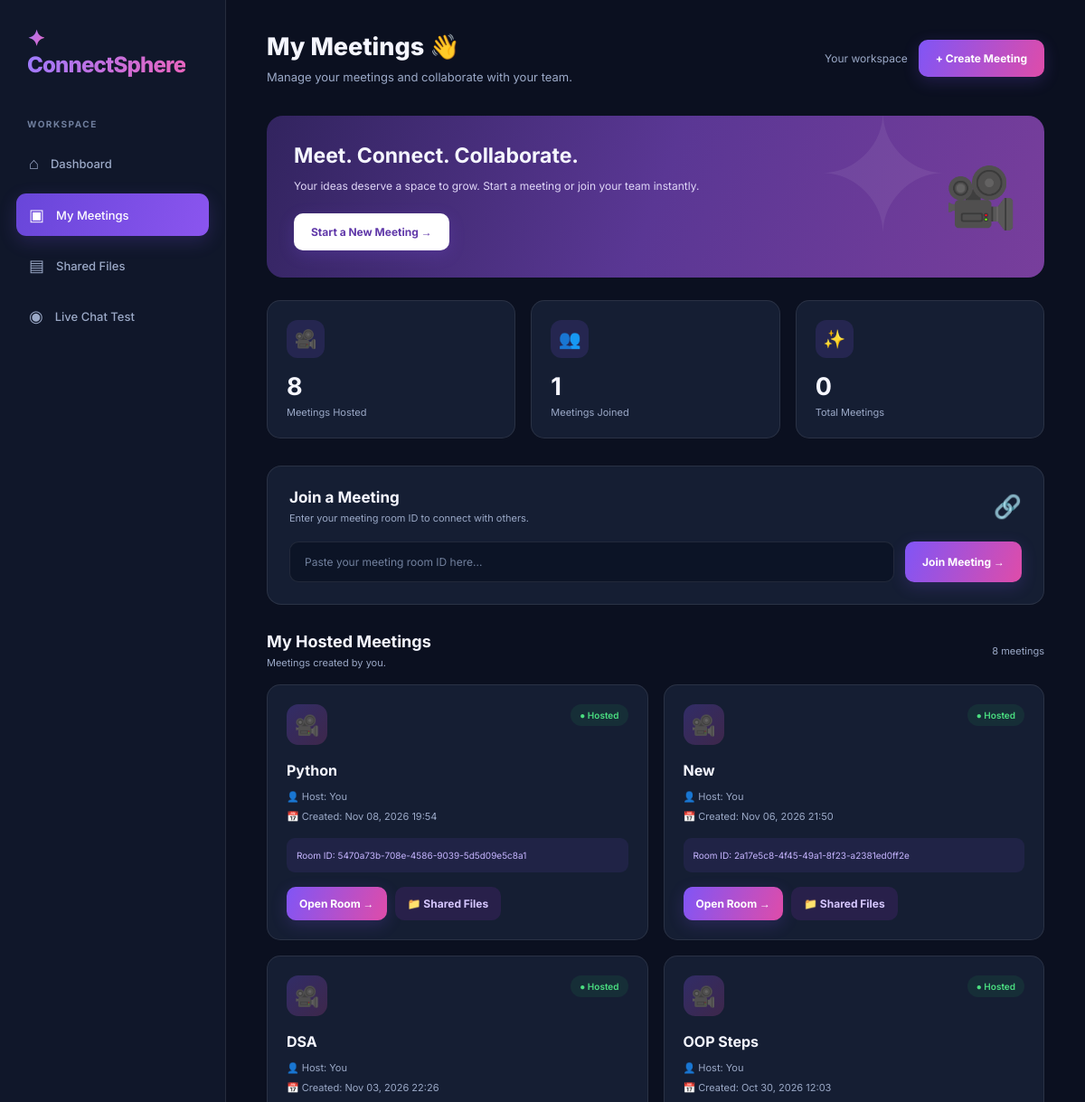
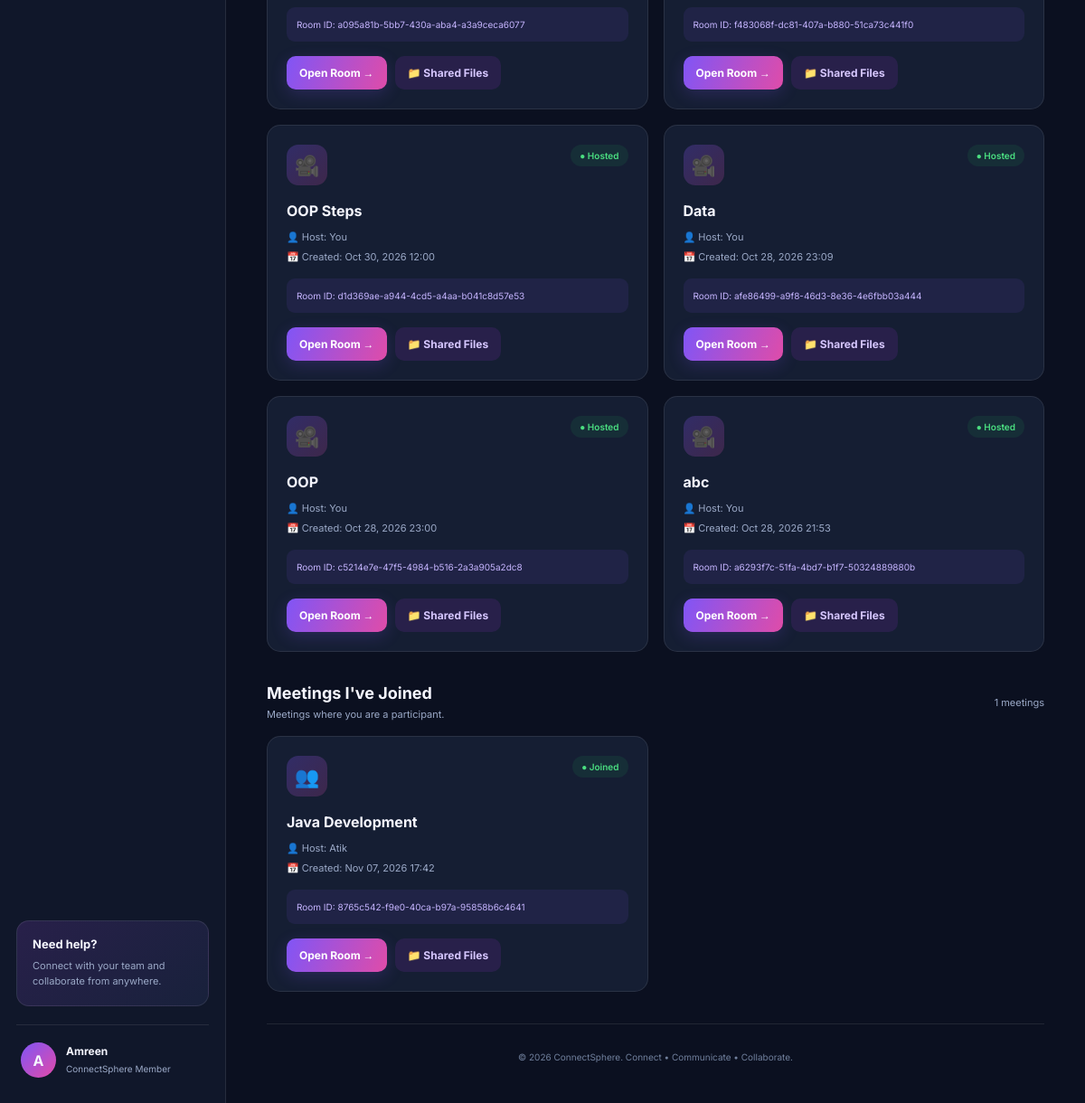
Screenshot of /meetings/ (signed in) with the database file from the repository (2 pictures, top to bottom).
### meetings/models.py (models this page shows, shortened)
class Meeting(models.Model):
    title = models.CharField(max_length=150)
    room_code = models.UUIDField(
        default=uuid.uuid4,
        unique=True,
        editable=False,
    )
    host = models.ForeignKey(
        settings.AUTH_USER_MODEL,
        on_delete=models.CASCADE,
        related_name="hosted_meetings",
    )
    participants = models.ManyToManyField(
        settings.AUTH_USER_MODEL,
        blank=True,
        related_name="joined_meetings",
    )
    created_at = models.DateTimeField(auto_now_add=True)
    is_active = models.BooleanField(default=True)
    scheduled_start = models.DateTimeField(
        null=True,
        blank=True,
    )
    scheduled_end = models.DateTimeField(
        null=True,
        blank=True,
    )

### meetings/views.py (the view)
@login_required
def meeting_list(request):
    hosted_meetings = (
        Meeting.objects.filter(host=request.user)
        .order_by("-created_at")
    )
    joined_meetings = (
        request.user.joined_meetings
        .exclude(host=request.user)
        .distinct()
        .order_by("-created_at")
    )
    return render(
        request,
        "meetings/meeting_list.html",
        {
            "meetings": hosted_meetings,
            "hosted_meetings": hosted_meetings,
            "joined_meetings": joined_meetings,
        },
    )

### templates/meetings/meeting_list.html (shortened to what this page needs)
{% load static %}
<!DOCTYPE html>
<html lang="en">
<head>
</head>
<body>
<div class="app">
    <aside class="sidebar">
        <div class="logo">
            <span class="logo-icon">✦</span>
            <span class="logo-text">ConnectSphere</span>
        </div>
        <div class="nav-label">WORKSPACE</div>
        <nav class="nav-menu">
            <a href="{% url 'dashboard' %}" class="nav-link">
                <span class="nav-icon">⌂</span>
                <span class="nav-text">Dashboard</span>
            </a>
            <a href="{% url 'meetings:meeting_list' %}" class="nav-link active">
                <span class="nav-icon">▣</span>
                <span class="nav-text">My Meetings</span>
            </a>
{% if hosted_meetings %}
<a href="{% url 'file_sharing:file_list' hosted_meetings.0.id %}"
   class="nav-link">
    <span class="nav-icon">▤</span>
    <span class="nav-text">Shared Files</span>
</a>
{% elif joined_meetings %}
<a href="{% url 'file_sharing:file_list' joined_meetings.0.id %}"
   class="nav-link">
    <span class="nav-icon">▤</span>
    <span class="nav-text">Shared Files</span>
</a>
{% endif %}
            <a href="{% url 'meetings:websocket_test' %}" class="nav-link">
                <span class="nav-icon">◉</span>
                <span class="nav-text">Live Chat Test</span>
            </a>
        </nav>
        <div class="sidebar-bottom">
            <div class="help-card">
                <h4>Need help?</h4>
                <p>Connect with your team and collaborate from anywhere.</p>
            </div>
            <div class="profile">
                <div class="profile-avatar">
                    {{ request.user.username|first|upper }}
                </div>
                <div class="profile-info">
                    <strong>{{ request.user.username }}</strong>
                    <span>ConnectSphere Member</span>
                </div>
            </div>
        </div>
    </aside>
    <main class="main">
        <header class="topbar">
            <div class="page-title">
                <h1>My Meetings 👋</h1>
                <p>Manage your meetings and collaborate with your team.</p>
            </div>
            <div class="top-actions">
                <span class="date-label">
                    Your workspace
                </span>
                <a href="{% url 'meetings:create_meeting' %}"
                   class="btn btn-primary">
                    + Create Meeting
                </a>
            </div>
        </header>
        <section class="welcome-banner">
            <div class="banner-content">
                <h2>Meet. Connect. Collaborate.</h2>
                <p>
                    Your ideas deserve a space to grow.
                    Start a meeting or join your team instantly.
                </p>
                <br>
                <a href="{% url 'meetings:create_meeting' %}"
                   class="btn btn-primary"
                   style="background:white;color:#6038a9;">
                    Start a New Meeting →
                </a>
            </div>
            <div class="banner-icon">🎥</div>
        </section>
        <section class="stats-grid">
            <div class="stat-card">
                <div class="stat-top">
                    <span class="stat-icon">🎥</span>
                </div>
                <h3>{{ hosted_meetings|length }}</h3>
                <p>Meetings Hosted</p>
            </div>
            <div class="stat-card">
                <div class="stat-top">
                    <span class="stat-icon">👥</span>
                </div>
                <h3>{{ joined_meetings|length }}</h3>
                <p>Meetings Joined</p>
            </div>
            <div class="stat-card">
                <div class="stat-top">
                    <span class="stat-icon">✨</span>
                </div>
                <h3>{{ hosted_meetings|length|add:joined_meetings|length }}</h3>
                <p>Total Meetings</p>
            </div>
        </section>
        <section class="join-card">
            <div class="section-heading">
                <div>
                    <h2>Join a Meeting</h2>
                    <p>Enter your meeting room ID to connect with others.</p>
                </div>
                <span style="font-size:25px;">🔗</span>
            </div>
            <form method="POST"
                  action="{% url 'meetings:join_meeting' %}"
                  class="join-form">
                <input
                    type="text"
                    name="room_code"
                    placeholder="Paste your meeting room ID here..."
                    required
                >
                <button type="submit" class="btn btn-primary">
                    Join Meeting →
                </button>
            </form>
        </section>
        <section class="meeting-section">
            <div class="section-heading">
                <div>
                    <h2>My Hosted Meetings</h2>
                    <p>Meetings created by you.</p>
                </div>
                <span style="color:var(--muted);font-size:11px;">
                    {{ hosted_meetings|length }} meetings
                </span>
            </div>
            {% if hosted_meetings %}
                <div class="meeting-grid">
                    {% for meeting in hosted_meetings %}
                        <article class="meeting-card">
                            <div class="card-top">
                                <div class="meeting-icon">🎥</div>
                                <span class="meeting-status">
                                    ● Hosted
                                </span>
                            </div>
                            <h3>{{ meeting.title }}</h3>
                            <div class="meeting-meta">
                                <span>
                                    👤 Host: You
                                </span>
                                <span>
                                    📅 Created:
                                    {{ meeting.created_at|date:"M d, Y H:i" }}
                                </span>
                            </div>
                            <div class="room-id">
                                Room ID: {{ meeting.room_code }}
                            </div>
                            <div class="card-actions">
                                <a href="{% url 'meetings:meeting_room' meeting.room_code %}"
                                   class="btn btn-primary">
                                    Open Room →
                                </a>
                                <a href="{% url 'file_sharing:file_list' meeting.id %}"
                                   class="btn btn-secondary">
                                    📁 Shared Files
                                </a>
                            </div>
                        </article>
                    {% endfor %}
                </div>
            {% endif %}
        </section>
        <section class="meeting-section">
            <div class="section-heading">
                <div>
                    <h2>Meetings I've Joined</h2>
                    <p>Meetings where you are a participant.</p>
                </div>
                <span style="color:var(--muted);font-size:11px;">
                    {{ joined_meetings|length }} meetings
                </span>
            </div>
            {% if joined_meetings %}
                <div class="meeting-grid">
                    {% for meeting in joined_meetings %}
                        <article class="meeting-card">
                            <div class="card-top">
                                <div class="meeting-icon">👥</div>
                                <span class="meeting-status">
                                    ● Joined
                                </span>
                            </div>
                            <h3>{{ meeting.title }}</h3>
                            <div class="meeting-meta">
                                <span>
                                    👤 Host:
                                    {{ meeting.host.username }}
                                </span>
                                <span>
                                    📅 Created:
                                    {{ meeting.created_at|date:"M d, Y H:i" }}
                                </span>
                            </div>
                            <div class="room-id">
                                Room ID: {{ meeting.room_code }}
                            </div>
                            <div class="card-actions">
                                <a href="{% url 'meetings:meeting_room' meeting.room_code %}"
                                   class="btn btn-primary">
                                    Open Room →
                                </a>
                                <a href="{% url 'file_sharing:file_list' meeting.id %}"
                                   class="btn btn-secondary">
                                    📁 Shared Files
                                </a>
                            </div>
                        </article>
                    {% endfor %}
                </div>
            {% else %}
                <div class="empty-state">
                    <div class="empty-icon">👥</div>
                    <h3>You haven't joined any meetings</h3>
                    <p>Enter a room ID above to join an existing meeting.</p>
                </div>
            {% endif %}
        </section>
        <footer class="footer">
            © 2026 ConnectSphere. Connect • Communicate • Collaborate.
        </footer>
    </main>
</div>
</body>
</html>

### rows the page displays
Meeting: title "Python", created_at "Nov 08, 2026 19:54", room_code "5470a73b-708e-4586-9039-5d5d09e5c8a1"
Meeting: title "New", created_at "Nov 06, 2026 21:50", room_code "2a17e5c8-4f45-49a1-8f23-a2381ed0ff2e"
Meeting: title "DSA", created_at "Nov 03, 2026 22:26", room_code "a095a81b-5bb7-430a-aba4-a3a9ceca6077"
Meeting: title "OOP Steps", created_at "Oct 30, 2026 12:03", room_code "f483068f-dc81-407a-b880-51ca73c441f0"
Meeting: title "OOP Steps", created_at "Oct 30, 2026 12:00", room_code "d1d369ae-a944-4cd5-a4aa-b041c8d57e53"
Meeting: title "Data", created_at "Oct 28, 2026 23:09", room_code "afe86499-a9f8-46d3-8e36-4e6fbb03a444"
Meeting: title "OOP", created_at "Oct 28, 2026 23:00", room_code "c5214e7e-47f5-4984-b516-2a3a905a2dc8"
Meeting: title "abc", created_at "Oct 28, 2026 21:53", room_code "a6293f7c-51fa-4bd7-b1f7-50324889880b"
Meeting: title "Java Development", host.username "Atik", created_at "Nov 07, 2026 17:42", room_code "8765c542-f9e0-40ca-b97a-95858b6c4641"

### other values shown
{{ request.user.username|first|upper }} "A"
{{ request.user.username }} "Amreen"
{{ hosted_meetings|length }} "8"
{{ joined_meetings|length }} "1"
{{ hosted_meetings|length|add:joined_meetings|length }} "0"
